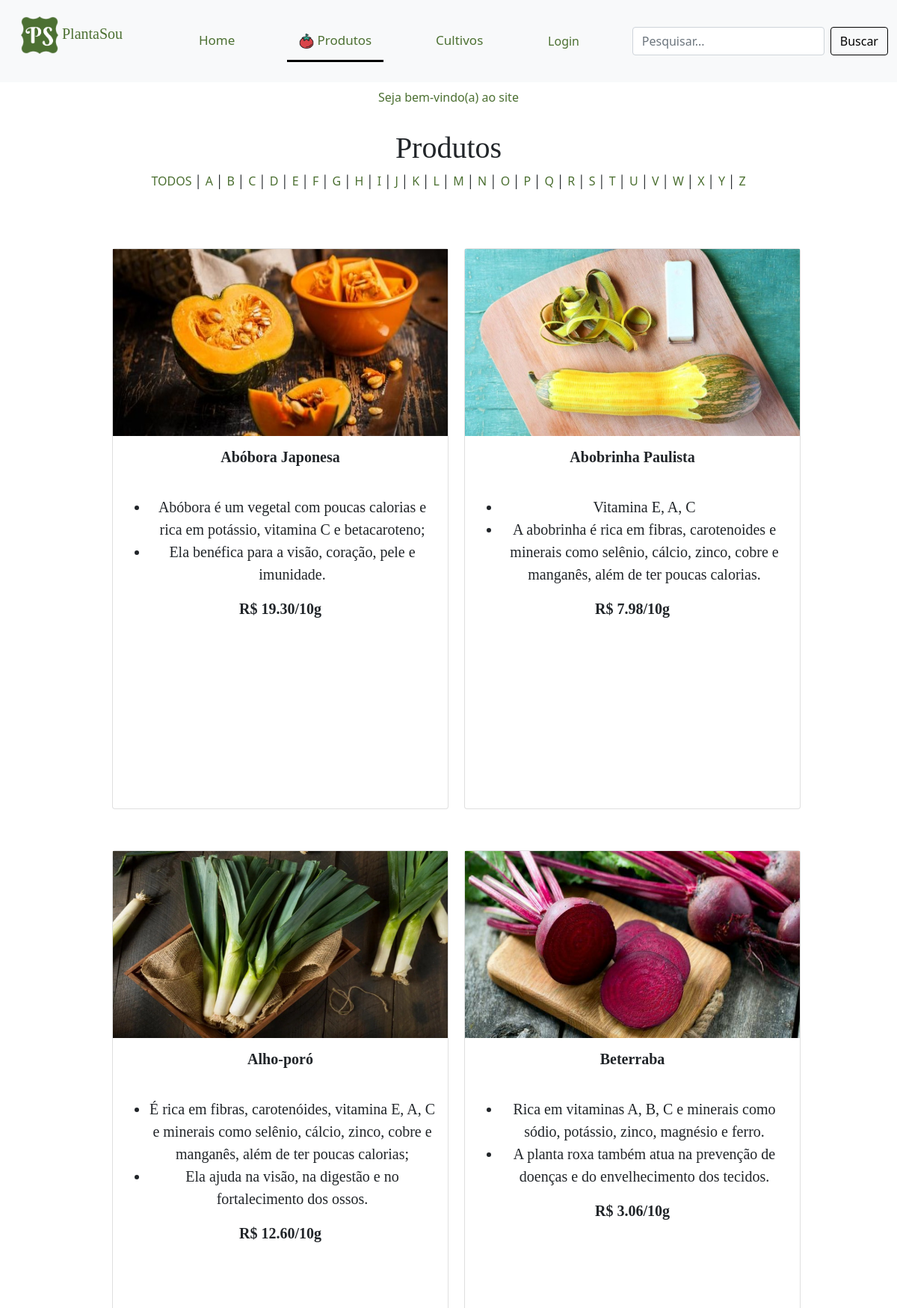
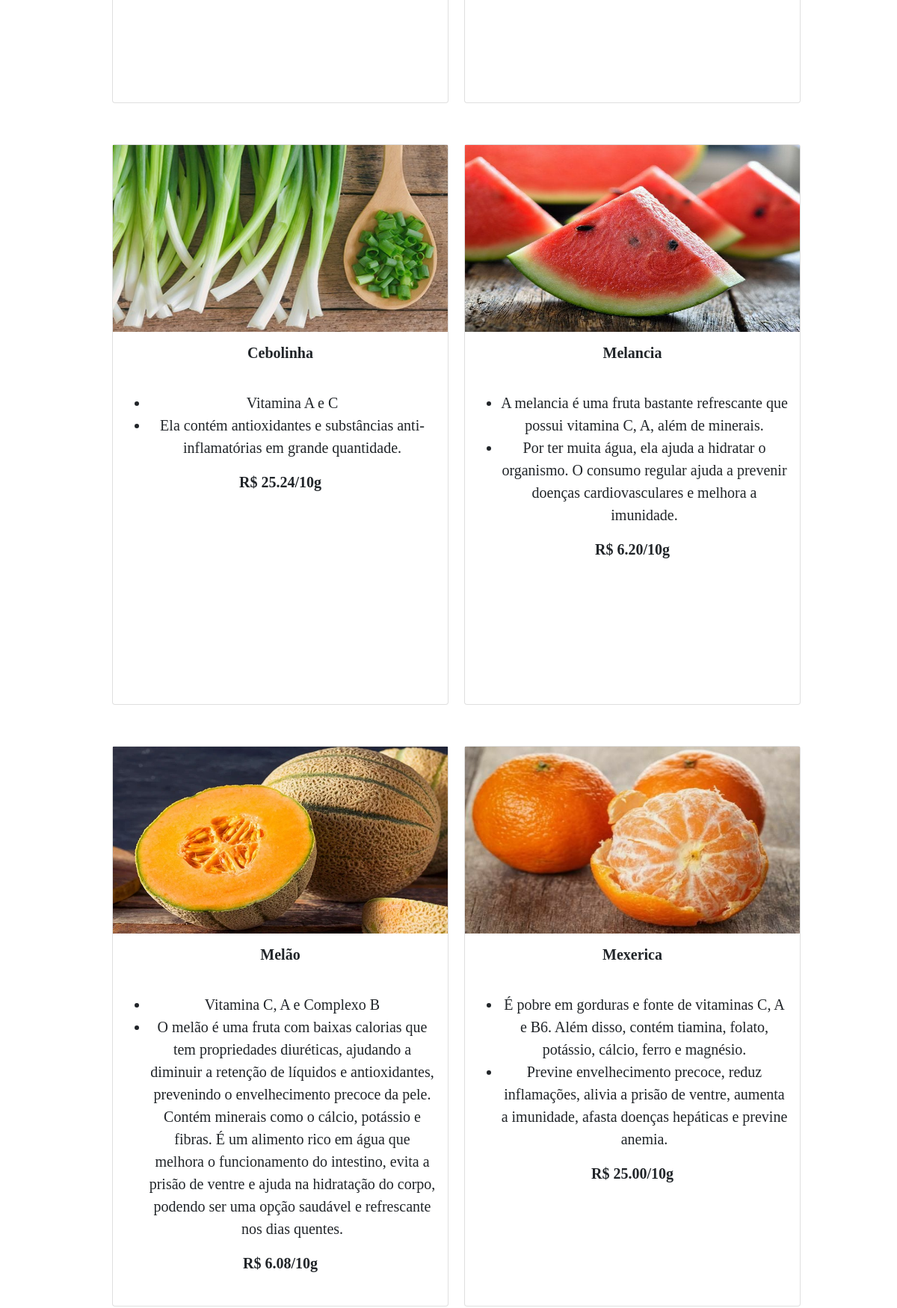
Page /php/produtos.php (upper part) on the committed database (2 pictures, top to bottom).
### tables this page shows
CREATE TABLE IF NOT EXISTS `produto` (
  `cod_produto` int(11) NOT NULL AUTO_INCREMENT,
  `nome` varchar(1000) DEFAULT NULL,
  `vitaminas` varchar(1000) DEFAULT NULL,
  `beneficios` varchar(1000) DEFAULT NULL,
  `preco` float DEFAULT NULL,
  `cod_cultivo` int(255) NOT NULL,
  `imagem` varchar(1000) DEFAULT NULL,
  PRIMARY KEY (`cod_produto`),
  KEY `cod_cultivo` (`cod_cultivo`)
);

### php/produtos.php (the view, shortened to what this page needs)
<!DOCTYPE html>
<html lang="pt-br">
<head>
    <link rel="stylesheet" type="text/css" media="screen" href="../css/bootstrap.min.css" />
    <link rel="stylesheet" href="../css/estilo.css">
</head>
<body>
    <nav class="navbar navbar-light bg-light topnav">
        <div class="container-fluid">
            <a class="navbar-brand plantasou">
                <p class="plantasou">
                    <img src="../imgs/logo_new.png" class="align-self-center mr-3 rounded float-left" width="50" height="50" alt="..."></img>
                    PlantaSou
                </p>
            </a>
                        <?php
                            if(isset($_COOKIE["USER"])){
                                echo'
                                    <a class="nav-link nav-link-color" href="../php/home_user.php">Home</a>
                                ';
                            }else if(isset($_COOKIE["ADM"])){
                                echo'
                                    <a class="nav-link nav-link-color" href="../php/home_adm.php">Home</a>
                                ';
                            }else{
                                echo'
                                <a class="nav-link nav-link-color" href="../php/index.php">Home</a>
                                ';
                            }
                        ?>
                        <?php
                          if(isset($_COOKIE["ADM"])){
                            echo'
                            <div class="nav-link dropdown show">
                                <a class="nav-link dropdown-toggle active" href="#" id="navbarDropdownMenuLink" data-bs-toggle="dropdown" aria-bs-haspopup="true" aria-bs-expanded="false">
                                    <img src="../imgs/tomates.png" width="20" height="20"/> Produtos
                                </a>
                                <div class="dropdown-menu" aria-labelledby="navbarDropdownMenuLink">
                                    <a class="dropdown-item" href="../php/produtos.php">Produtos</a>
                                    <a class="dropdown-item" href="../php/cadastro_produto.php">Cadastro Produto</a>
                                </div>
                            </div>
                            ';
                          }else{
                            echo'
                                <a class="nav-link nav-link-color active" aria-current="page" href="#"><img src="../imgs/tomates.png" width="20" height="20"/> Produtos</a>
                            ';
                          }
                        ?>
                        <?php
                            if(isset($_COOKIE["ADM"])){
                            echo'
                                <div class="nav-link dropdown show">
                                    <a class="nav-link dropdown-toggle" href="#" id="navbarDropdownMenuLink" data-bs-toggle="dropdown" aria-bs-haspopup="true" aria-bs-expanded="false">
                                    <img src="../imgs/crescer-planta.png" width="20" height="20"/> Cultivos
                                    </a>
                                    <div class="dropdown-menu" aria-labelledby="navbarDropdownMenuLink">
                                        <a class="dropdown-item" href="../php/cultivo.php">Cultivos</a>
                                        <a class="dropdown-item" href="../php/cadastro_cultivo.php">Cadastro Cultivos</a>
                                    </div>
                                </div>
                            ';
                            }else{
                            echo'
                                <a class="nav-link nav-link-color" aria-current="page" href="../php/cultivo.php">Cultivos</a>
                            ';
                            }
                        ?>
                        <?php
                            if(isset($_COOKIE["USER"])){
                                echo'
                                    <a class="nav-link nav-link-color" href="../php/historico.php?num=0">Histórico</a>
                                    <a class="nav-link nav-link-color" href="./logout_user.php"><img src="../imgs/out.png" width="15" height="15"/> Sair</a>
                                ';
                            }else if(isset($_COOKIE["ADM"])){
                                echo'
                                    <a class="nav-link nav-link-color" href="./logout_adm.php"><img src="../imgs/out.png" width="15" height="15"/> Sair</a>
                                ';
                            }else{
                                echo'
                                    <button type="button" class="btn nav-link nav-link-color" data-bs-toggle="modal" data-bs-target="#login">
                                        Login
                                    </button>
                                ';
                            }
                        ?>
                        <form action="../php/pesquisa_p.php" class="d-flex" method="POST">
                            <input class="form-control me-2" type="search" placeholder="Pesquisar..." aria-label="Search" name="pesquisa"/>
                            <button class="btn btn-outline-success nav-link-color borda" type="submit">Buscar</button>
                        </form>
            </div>
        </nav>
        <?php
            if(isset($_COOKIE["USER"]) || isset($_COOKIE["ADM"])){
                echo'
                        <a class="nav-link nav-link-color active_usuario">Seja bem-vindo(a) ';
                            if(isset($_COOKIE["USER"])){
                                include('../inc/conexao.php');
                                $sql="SELECT nome FROM usuario WHERE cod_usuario=$usuario";
                                $query=mysqli_query($con, $sql);
                                if(mysqli_num_rows($query)>0){
                                    while(($nome=mysqli_fetch_assoc($query))!=NULL){
                                        echo $nome['nome'];
                                    }
                                }
                            }
                            elseif(isset($_COOKIE["ADM"])){
                                echo "Administrador(a)";
                            }
                echo'
                        </a>';
            }
            else{
                echo'
                <center>
                    <a class="nav-link nav-link-color active_usuario ">Seja bem-vindo(a) ao site </a>
                </center>
                ';
            }
        ?>
    <br>
    <h1 class="centro paginas">Produtos</h1>
    <center>
    <?php
        echo '<a class="nav-link-color" href="../php/produtos.php">TODOS</a> │ ';
        for ( $i = 'A'; $i != 'Z'; $i++ ){
            echo '<a class="nav-link-color" href="../php/ordem_p.php?ordem='.$i.'">'.$i.'</a> │ ';
        }
        echo '<a class="nav-link-color" href="../php/ordem_p.php?ordem=Z">Z</a>';
    ?>
    </center>
    <br><br><br>
    <form action="orcamento.php" method="post">
        <?php
            include("../inc/conexao.php");
            $sql="SELECT * FROM produto ORDER BY nome asc";
            $query=mysqli_query($con, $sql);
            echo'
            <center>
                <table>
            ';
            $i=1;
            if(mysqli_num_rows($query)>0){
                while(($resultado=mysqli_fetch_assoc($query))!=NULL){
                    if($i % 2 == 1){
                        echo'<tr>
                            <td>';
                    }
                    echo
                    '
                    <td></td>
                    <td></td>
                    <td>
                        <div class="card mb-5 tamanho2 text-center">
                            <div class="font">
                                <img src="../imgs/plantas/'.$resultado["imagem"].'" width="448px" height="250px"/>
                                <div class="card-body">
                                    <h5 class="card-title">
                                        <b class="letra">
                                            '.$resultado["nome"].'<br><br>
                                        </b>
                                    </h5>
                                    <p class="card-text">
                                        <ul>
                                            <li>'.$resultado["vitaminas"].'</li>
                                            <li>'.$resultado["beneficios"].'</li>
                                        </ul>
                                    </p>
                                    <b class="font-money">R$ '.number_format($resultado["preco"],2).'/10g
                                </div>
                            </div>
                        </div>';
                    $i++;
                }
                echo'
                    </td>
                </tr>
                </table>
                </center>';
            }else{
                echo mysqli_error($con);
            }
        ?>
    </form>
</body>
</html>

### css/estilo.css (style rules this page uses)
body, html { height: 100%; }
td { border: 5px solid transparent; background-clip: padding-box; }
button { text-align: left; }
a { color: green; }
.nav-link-color { color: #4c7032 !important; font-size: 16px; }
.font { font-size: 20px; font-family: 'Book Antiqua'; }
.font-money { font-size: 20px; font-family: calibri; }
.plantasou { font-size: 20px; font-family: 'calibri'; color:#4c7032 !important; }
.borda { border-color: #000000; color: black !important; }
.centro { text-align: center; }
a:link { text-decoration: none; }
.active_usuario { background-color: #ffffff !important; color: #4c7032 !important; text-align: center; }
.topnav { background-color: #f1f1f1; }
.topnav a { float: left; display: block; color: black; text-align: center; padding: 14px 16px; text-decoration: none; font-size: 17px; border-bottom: 3px solid transparent; }
.topnav a.active { border-bottom: 3px solid rgb(0, 0, 0); }
a.plantasou { border-bottom: none !important; }
.letra { font-family:'Book Antiqua'; }
.paginas { font-family:'Book Antiqua'; }
.tamanho2 { width: 450px; height: 750px; }

### rows in the picture
produto: imagem (picture), nome "Abóbora Japonesa", vitaminas "Abóbora é um vegetal com poucas calorias e rica em potássio, vitamina C e betacaroteno;", beneficios "Ela benéfica para a visão, coração, pele e imunidade.", preco "19.30"
produto: imagem (picture), nome "Abobrinha Paulista", vitaminas "Vitamina E, A, C", beneficios "A abobrinha é rica em fibras, carotenoides e minerais como selênio, cálcio, zinco, cobre e manganês, além de ter poucas calorias.", preco "7.98"
produto: imagem (picture), nome "Alho-poró", vitaminas "É rica em fibras, carotenóides, vitamina E, A, C e minerais como selênio, cálcio, zinco, cobre e manganês, além de ter poucas calorias;", beneficios "Ela ajuda na visão, na digestão e no fortalecimento dos ossos.", preco "12.60"
produto: imagem (picture), nome "Beterraba", vitaminas "Rica em vitaminas A, B, C e minerais como sódio, potássio, zinco, magnésio e ferro.", beneficios "A planta roxa também atua na prevenção de doenças e do envelhecimento dos tecidos.", preco "3.06"
produto: imagem (picture), nome "Cebolinha", vitaminas "Vitamina A e C", beneficios "Ela contém antioxidantes e substâncias anti-inflamatórias em grande quantidade.", preco "25.24"
produto: imagem (picture), nome "Melancia", vitaminas "A melancia é uma fruta bastante refrescante que possui vitamina C, A, além de minerais.", beneficios "Por ter muita água, ela ajuda a hidratar o organismo. O consumo regular ajuda a prevenir doenças cardiovasculares e melhora a imunidade.", preco "6.20"
produto: imagem (picture), nome "Melão", vitaminas "Vitamina C, A e Complexo B", beneficios "O melão é uma fruta com baixas calorias que tem propriedades diuréticas, ajudando a diminuir a retenção de líquidos e antioxidantes, prevenindo o envelhecimento precoce da pele. Contém minerais como o cálcio, potássio e fibras. É um alimento rico em água que melhora o funcionamento do intestino, evita a prisão de ventre e ajuda na hidratação do corpo, podendo ser uma opção saudável e refrescante nos dias quentes.", preco "6.08"
produto: imagem (picture), nome "Mexerica", vitaminas "É pobre em gorduras e fonte de vitaminas C, A e B6. Além disso, contém tiamina, folato, potássio, cálcio, ferro e magnésio.", beneficios "Previne envelhecimento precoce, reduz inflamações, alivia a prisão de ventre, aumenta a imunidade, afasta doenças hepáticas e previne anemia.", preco "25.00"
